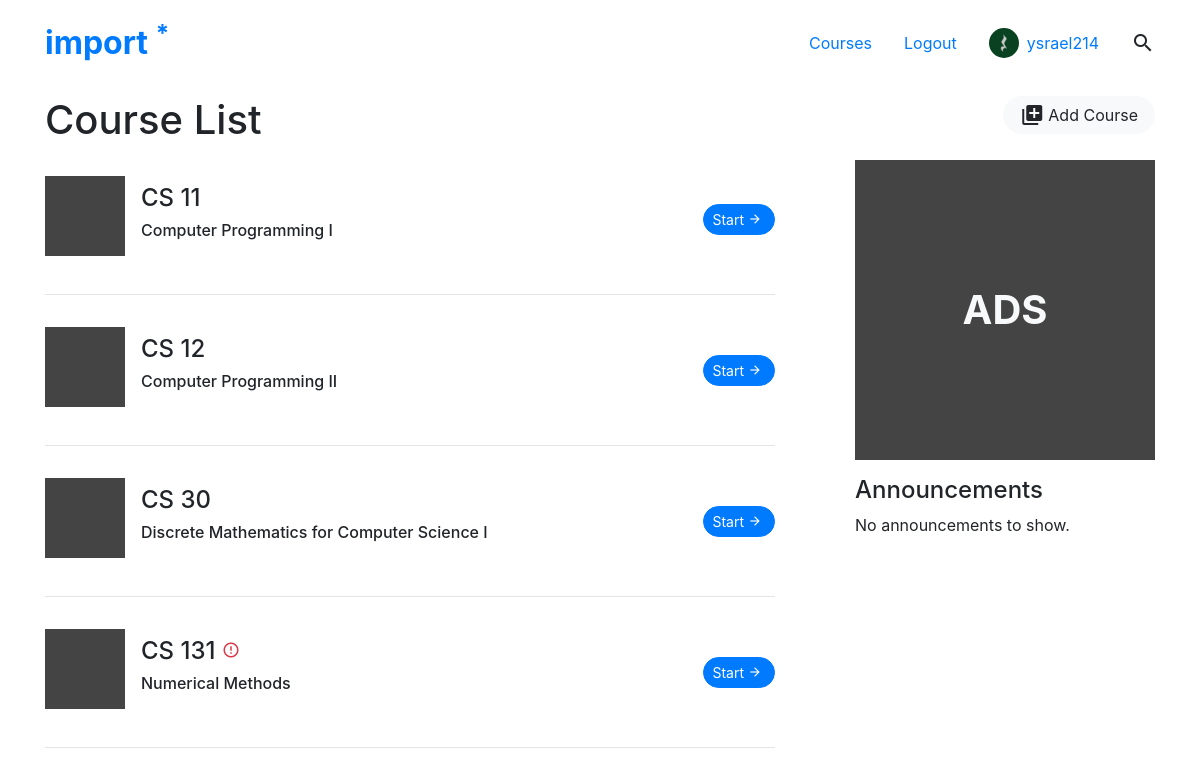
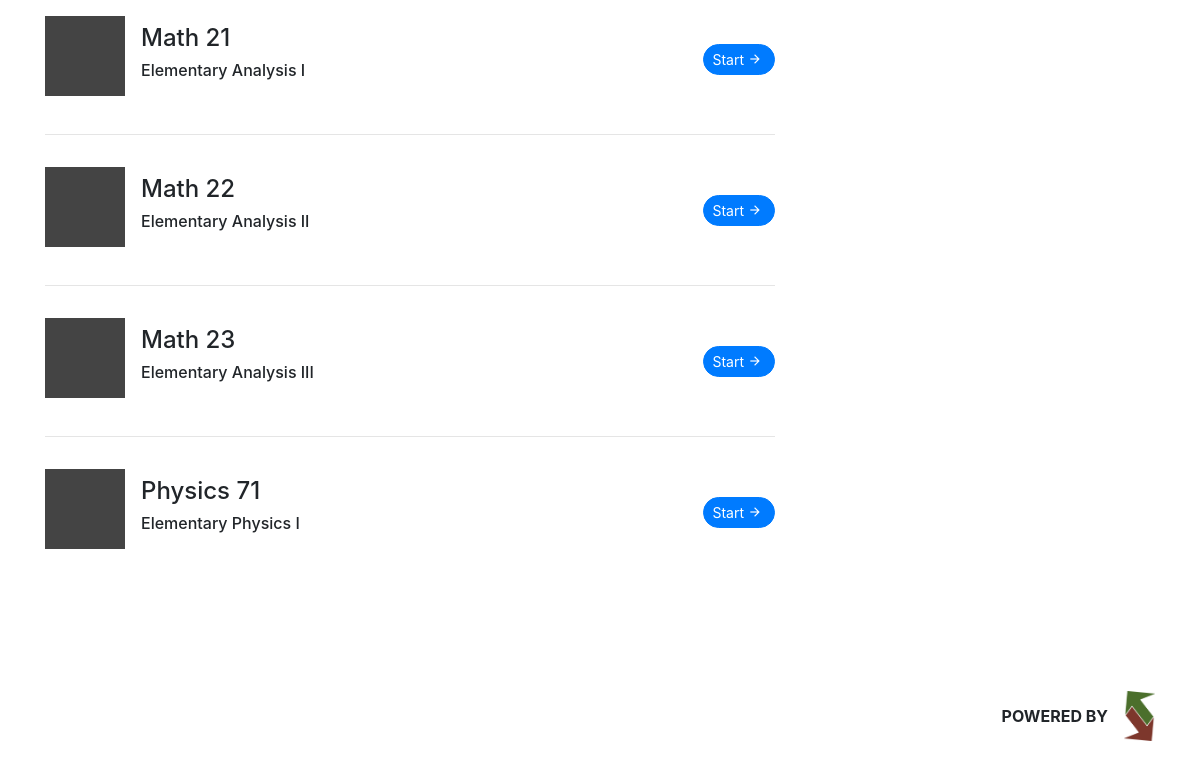
Page /course/ (signed in) on the earlier database version (2 pictures, top to bottom).
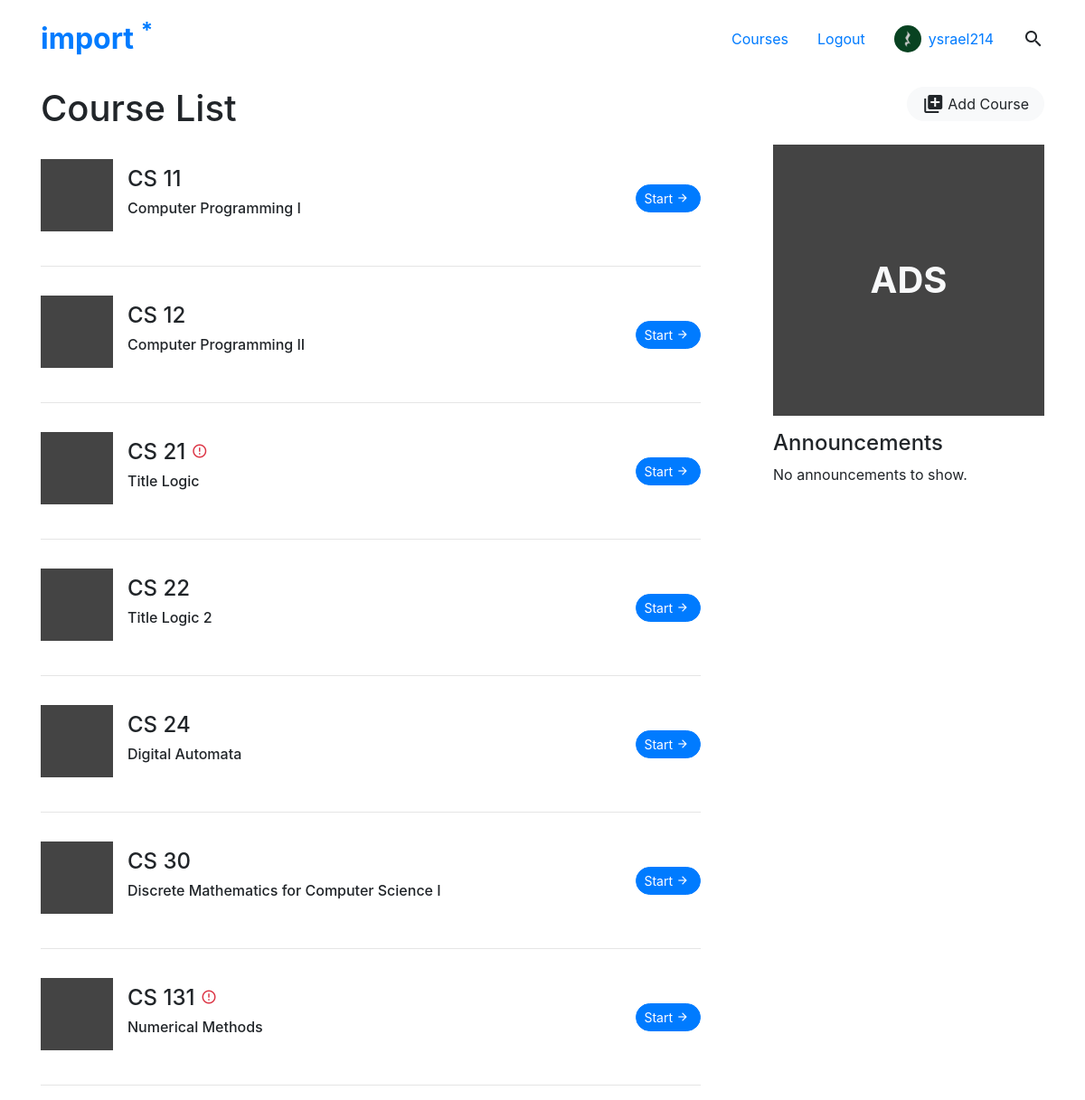
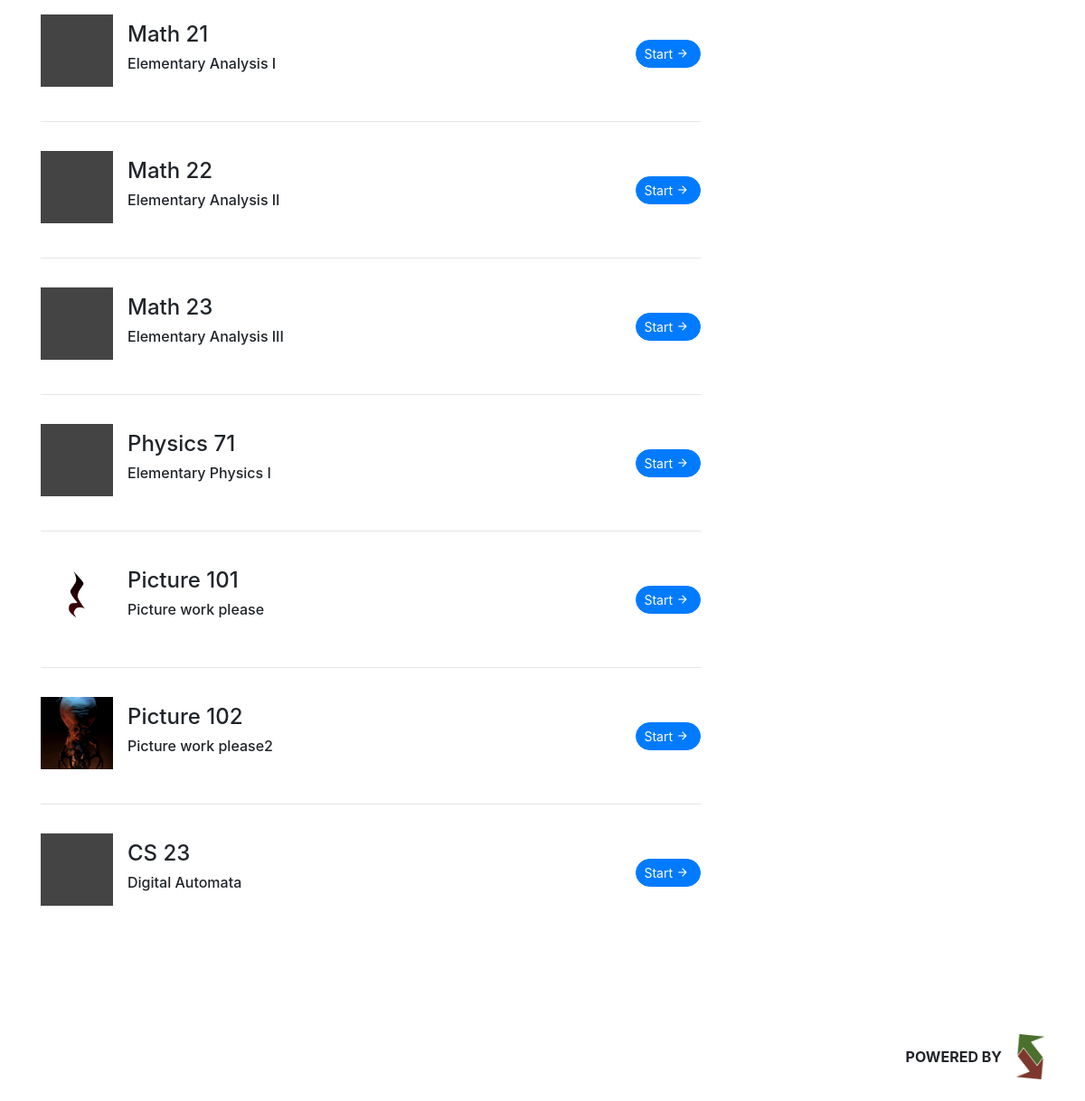
Same page on the later database version (2 pictures, top to bottom).
### reviewer/models.py (models this page shows, shortened)
class ImportUser(AbstractUser):
	username = models.CharField("Username", max_length=30, primary_key=True)
	first_name = models.CharField("First Name", max_length=30)
	middle_name = models.CharField("Middle Name", max_length=30, blank=True, null=True)
	last_name = models.CharField("Last Name", max_length=30)
	suffix = models.CharField("Suffix", max_length=10, blank=True, null=True)
	studentnum = models.PositiveIntegerField("Student Number", null=True)
	show_studentnum = models.BooleanField("Show Student Number", default=True)
	email = models.EmailField("E-mail", max_length=60)
	show_email = models.BooleanField("Show E-mail", default=True)
	course = models.CharField("Course/Degree Program", max_length=60)
	is_superuser = models.BooleanField("Is SuperUser?", default=False)
	exp = models.PositiveIntegerField("Experience Points", default=0)
	prof_pic = models.ImageField(verbose_name="Profile Picture", null=True, blank=True, upload_to=user_uploadto)
	fave_lang = models.ForeignKey(Language, on_delete=models.SET_NULL, null=True, blank=True, verbose_name="Favorite Language")
	dark_mode = models.BooleanField("Dark Mode", default=False);

class Course(models.Model):
	name = models.CharField("Course Name", max_length=20)
	code = models.CharField("Course Code", max_length=10)
	number = models.CharField("Course Number", max_length=10)
	number_len = models.PositiveSmallIntegerField(default=1)
	title = models.CharField("Course Title", max_length=50)
	description = models.TextField("Course Description", blank=True)
	old_curr = models.BooleanField("Pre-2018 Curriculum Exclusive?", default=False)
	visible = models.BooleanField("Visible?", default=True)
	prereqs = models.ManyToManyField('self', blank=True, default=None, symmetrical=False, related_name="preq")
	coreqs = models.ManyToManyField('self', blank=True, default=None,symmetrical=False , related_name="creq")
	lastupdated = models.DateTimeField("Last Updated", default=timezone.now)
	image = models.ImageField(verbose_name="Cover Photo", null=True, blank=True, upload_to=course_uploadto)

### reviewer/views.py (the view)
# urls.py: path('course/', views.courselist, name="courselist"),
def courselist(request):
	courselist = Course.objects.filter(visible=True).order_by('code', 'number_len', 'number')
	context = {'courselist': courselist, 'course_count': len(courselist)}
	return render(request, 'reviewer/courses/course-list.html', context)

### reviewer/templates/reviewer/courses/course-list.html (shortened to what this page needs)
{% extends 'reviewer/base.html' %}
{% block content %}
	<div class="container py-5 d-flex">
		<div class="w-100 py-5">
			<div class="d-flex justify-content-between">
				<h1 class="mb-3">Course List</h1>
				{% if user.is_superuser %}
				<div class="d-inline-block">
					<a class="ajax-button" href="{% url 'admin_course' 'add' %}" data-toggle="modal" data-target="#importModal">
						<button type="button" class="btn btn-light px-3 d-flex" >
							<div class="my-auto d-flex">
								<i class="material-icons">
								</i>
								<span class="my-auto ml-1 d-none d-md-block">
								Add Course</span>
							</div>
						</button>
					</a>
				</div>
				{% endif %}
			</div>
			<div class="row">
				<div class="col-lg-8 course-list">
					{% if course_count == 0 %}
						<p>No courses available</p>
					{% else %}
						{% for course in courselist %}
							{% if forloop.counter != 1 %}
								<hr>
							{%endif%}
							<div class="py-3 d-flex justify-content-between">
								<div class="my-auto">
									<div class="d-inline-flex">
										<div class="my-auto mr-3 course-thumb" style="{% if course.image %}background-image: url('{{course.image.url}}'); {%endif%}">
										</div>
										<div class="my-auto mx-auto">
											<h4>
												{{course.name}}
												{% if course.old_curr == True %}
													<i class="material-icons material-icon-sm text-danger">error_outline</i>
												{% endif %}
											</h4>
											<h6>{{course.title}}</h6>
										</div>
									</div>
								</div>
								<a class="my-auto" href="{% url 'courselist' %}{{course.code | lower}}/{{course.number}}">
									<button class="btn btn-primary btn-sm d-flex justify-content-center">
											<span class="my-auto d-none d-md-block">Start</span><i class="material-icons my-auto mx-1" style="font-size: 1em">arrow_forward</i>
									</button>
								</a>
							</div>
						{% endfor %}
					{% endif %}
				</div>
				<div class="col-lg-4 d-flex">
					<div class="mx-auto mr-lg-0">
						<div class="d-flex mb-3 ad-box">
							<span class="m-auto text-light h1 font-weight-bold">ADS</span>
						</div>
						<div class="d-none d-lg-block">
							<h4>Announcements</h4>
							<p>No announcements to show.</p>
						</div>
					</div>
				</div>
			</div>
		</div>
	</div>
{% endblock %}

### reviewer/templates/reviewer/base.html (shortened to what this page needs)
{% load static %}
<!DOCTYPE html>
<html>
	<head>
		<link href="https://unpkg.com/material-components-web@latest/dist/material-components-web.min.css" rel="stylesheet">
	  	<link rel="stylesheet" href="{% static 'reviewer/css/bootstrap.min.css' %}">
	  	<link href="{% static 'reviewer/css/import.css' %}" rel="stylesheet"/>
	  	<link href="{% static 'reviewer/css/import.less' %}" type="text/css" rel="stylesheet/less"/>
	</head>
	<body>
		<div class="site-container w-100">
			{% include 'reviewer/partials/header.html' %}
			<div class="site-content">
				{% block content %}
				{% endblock %}
			</div>
			{% block footer %}
				{% include 'reviewer/partials/footer.html' %}
			{% endblock %}
		</div>
	</body>
</html>

### reviewer/templates/reviewer/partials/header.html (shortened to what this page needs)
{% load static %}
<header class="d-flex navbar import-header position-fixed py-3">
	<div class="container d-flex justify-content-between py-2">
		<a href="{% url 'index'%}" class="import-logo">
			<div class="noselect">
				<h2 class="h2 mb-0" ><strong>import <span class="import-font-primary"><sup>*</sup></span></strong></h2>
			</div>
		</a>
		<nav class="d-flex">
			<span class="mx-3 my-auto d-none d-lg-block"><a href="{% url 'courselist' %}">Courses</a></span>
			{% if user.is_authenticated %}
				<span class="mx-3 my-auto d-none d-lg-block"><a href="{% url 'logout' %}">Logout</a></span>
				<div class="mx-3 my-auto d-none d-lg-block">
					<a class="d-flex" href="{% url 'user' user.username %}">
						<img class="user-pic mr-2 my-auto" src="
						{% if user.prof_pic %}
							{{user.prof_pic.url}}
						{% else %}
							{% static 'reviewer/images/default_profile.png' %}
						{% endif %}
						">
						<span class="my-auto">{{user.username}}</span>
					</a>
				</div>
			{% else %}
				<span class="mx-3 my-auto d-none d-lg-block"><a href="{% url 'login' %}">Login</a></span>
			{% endif %}
			<i class="material-icons mx-3 mr-lg-0 my-auto">search</i>
		</nav>
	</div>
</header>

### reviewer/templates/reviewer/partials/footer.html
{% load static %}
<footer class="d-flex w-100 py-4">
	<div class="container d-flex justify-content-end align-items-center">
		<span class="my-auto mx-3 font-weight-bold">POWERED BY</span>
		<img src="{% static 'reviewer/images/dcss-colored.png' %}" style="max-height: 50px">
	</div>
</footer>

### reviewer/static/reviewer/css/import.css (style rules this page uses)
html { -webkit-font-smoothing: antialiased; -moz-osx-font-smoothing: grayscale; text-rendering: optimizeLegibility; }
body { font-size: 1em; }
.noselect, i { -webkit-touch-callout: none; -webkit-user-select: none; -khtml-user-select: none; -moz-user-select: none; -ms-user-select: none; user-select: none; }
.site-container { height: 100vh; width: 100vw; }
.site-content { min-height: 93vh; }
.material-icons { margin: 0 auto; }
.material-icon-sm { font-size: 18px !important; }
.btn { border-radius: 30px; }
.import-header { z-index: 99997; transition: 0.35s ease-in-out; border-color: transparent; width: 100%; }
.import-header .user-pic { height: 30px; width: 30px; }
.user-pic { height: 200px; width: 200px; border-radius: 100% }
.ad-box { height: 300px; width: 300px; background-color: #444; }
.course-thumb { height: 80px; width: 80px; background-color: #444; background-size: cover; background-position: center; }

Differences in the rows shown:
added Course: name "CS 21", old_curr True (drawn), title "Title Logic"
added Course: name "CS 22", title "Title Logic 2"
added Course: name "CS 24", title "Digital Automata"
added Course: image (picture), name "Picture 101", title "Picture work please"
added Course: image (picture), name "Picture 102", title "Picture work please2"
added Course: name "CS 23", title "Digital Automata"
